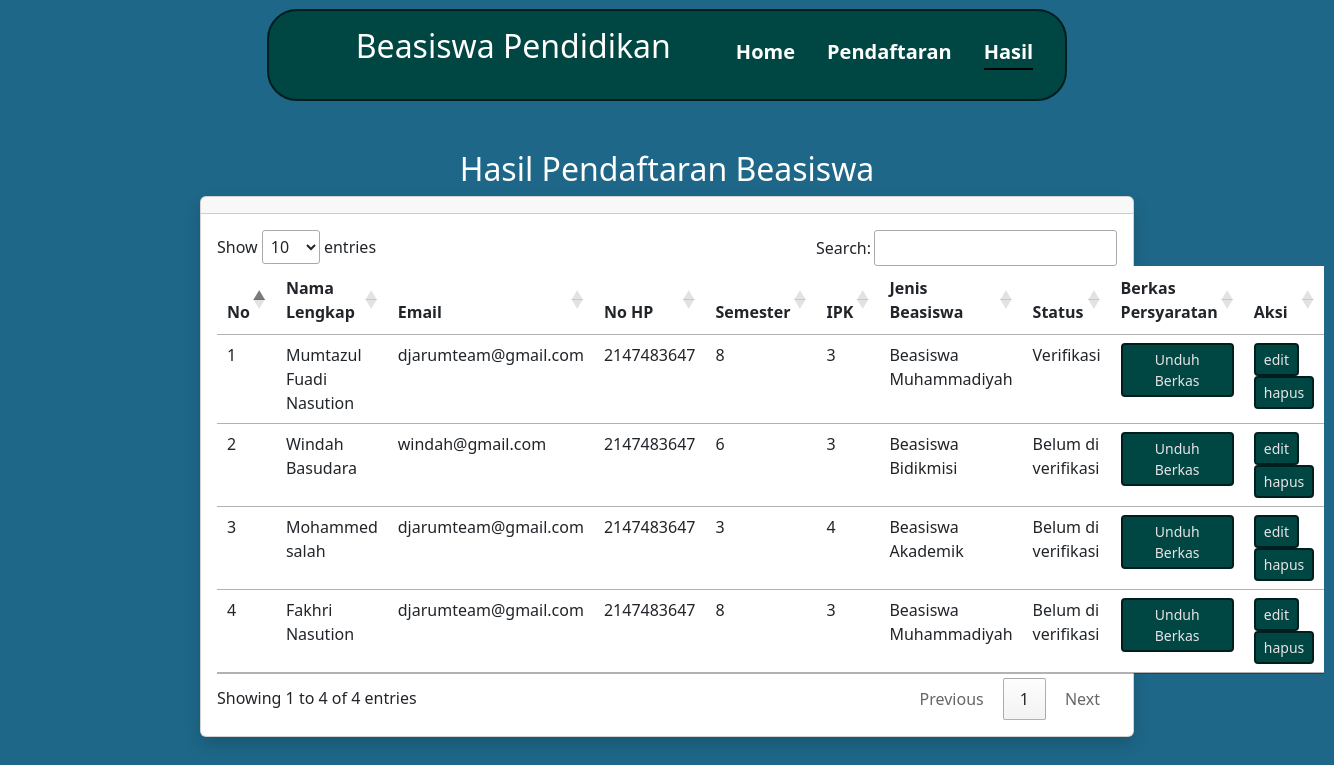
Screenshot of /hasil.php with the database file from the repository.
### tables this page shows
CREATE TABLE `pendaftaran` (
  `id` int(11) NOT NULL,
  `nama` varchar(300) NOT NULL,
  `email` varchar(300) NOT NULL,
  `nohp` int(11) NOT NULL,
  `semester` set('1','2','3','4','5','6','7','8') NOT NULL,
  `ipk` varchar(100) NOT NULL,
  `pilihan` set('Beasiswa Akademik','Beasiswa Non Akademik','Beasiswa Bidikmisi','Beasiswa Muhammadiyah') NOT NULL,
  `berkas` blob NOT NULL,
  `status` set('Belum di verifikasi','Verifikasi') NOT NULL
);

### config.php (called while the page is built, shortened)
<?php
function koneksi()
{
	$conn = mysqli_connect("localhost", "root", "", "beasiswa") or die("koneksi gagal");
	return $conn;
}
function query($query)
{
	$conn = koneksi();
	$result = mysqli_query($conn, $query);
	$rows = array();
	while ($row = mysqli_fetch_assoc($result)) {
		$rows[] = $row;
	}
	return $rows;
}
?>

### hasil.php (the view, shortened to what this page needs)
<?php
include "config.php";
?>
<!DOCTYPE html>
<html lang="en">
<head>
    <link href="https://cdn.jsdelivr.net/npm/bootstrap@5.3.0/dist/css/bootstrap.min.css" rel="stylesheet">
    <link rel="stylesheet" href="https://cdnjs.cloudflare.com/ajax/libs/font-awesome/4.7.0/css/font-awesome.min.css">
    <link rel="stylesheet" href="https://cdn.datatables.net/1.11.5/css/jquery.dataTables.min.css">
</head>
<body>
    <nav>
        <div>
            <h2>Beasiswa Pendidikan</h2>
        </div>
        <ul class="navbar-links" id="menu-links">
            <li><a href="index.php #home">Home</a></li>
            <li><a href="" data-bs-toggle="modal" data-bs-target="#daftar">Pendaftaran</a></li>
            <li><a href="hasil.php" class="active">Hasil</a></li>
        </ul>
    </nav>
    <h2 id="title">Hasil Pendaftaran Beasiswa</h2>
    <div class="card shadow">
        <div class="card-header">
        </div>
        <div class="card-body">
            <table class="table table-stripped" id="tabelhasil">
                <thead>
                    <tr>
                        <th scope="col">No</th>
                        <th scope="col">Nama Lengkap</th>
                        <th scope="col">Email</th>
                        <th scope="col">No HP</th>
                        <th scope="col">Semester</th>
                        <th scope="col">IPK</th>
                        <th scope="col">Jenis Beasiswa</th>
                        <th scope="col">Status</th>
                        <th scope="col">Berkas Persyaratan</th>
                        <th scope="col">Aksi</th>
                    </tr>
                </thead>
                <tbody>
                    <?php
                    $no = 1;
                    $beasiswa = query("SELECT * FROM pendaftaran ORDER BY id DESC");
                    foreach ($beasiswa as $row) :
                    ?>
                        <tr>
                            <td><?php echo $no++ ?></td>
                            <td><?php echo $row["nama"]; ?></td>
                            <td><?php echo $row["email"]; ?></td>
                            <td><?php echo $row["nohp"]; ?></td>
                            <td><?php echo $row["semester"]; ?></td>
                            <td><?php echo $row["ipk"]; ?></td>
                            <td><?php echo $row["pilihan"]; ?></td>
                            <td><?php echo $row["status"]; ?></td>
                            <td><a href="img/<?php echo $row["berkas"]; ?>" class="btn btn-sm" download>Unduh Berkas</a></td>
                            <td>
                                <a href="edit.php?id=<?php echo $row['id']; ?>" class="btn btn-sm">edit</a>
                                <a href="hapus.php?id=<?php echo $row['id']; ?>" class="btn btn-sm" onclick="return confirm('Anda yakin akan menghapus data ini?')">hapus</a>
                            </td>
                        </tr>
                    <?php
                    endforeach; ?>
                </tbody>
            </table>
        </div>
    </div>
</body>
</html>

### hasil.php (style rules this page uses)
html body { background-color: #1e6788; }
#title { color: #fffffe; display: flex; justify-content: center; margin-top: 150px; }
nav { background-color: #004643; display: flex; padding: 1rem 2rem; justify-content: space-between; position: fixed; top: 1%; left: 20%; right: 20%; border-radius: 30px; z-index: 2; border: 2px solid #001e1d; }
nav ul { display: flex; align-items: center; gap: 2rem; list-style: none; margin-top: 10px; }
nav ul li a { text-decoration: none; color: #fffffe; font-weight: 600; padding: 3px 0; transition: all; transition-duration: 300ms; font-size: 20px; }
nav ul li a.active { border-bottom: 2px solid black; }
nav div h2 { display: flex; align-items: center; gap: 5px; color: #fffffe; }
.table a { background-color: #004643; color: #e8e4e6; border: 2px solid #001e1d; }
.card { z-index: 1; margin-bottom: 200px; margin-left: 200px; margin-right: 200px; }

### rows the page displays
pendaftaran: nama "Mumtazul Fuadi Nasution", email "djarumteam@gmail.com", nohp "2147483647", semester "8", ipk "3", pilihan "Beasiswa Muhammadiyah", status "Verifikasi"
pendaftaran: nama "Windah Basudara", email "windah@gmail.com", nohp "2147483647", semester "6", ipk "3", pilihan "Beasiswa Bidikmisi", status "Belum di verifikasi"
pendaftaran: nama "Mohammed salah", email "djarumteam@gmail.com", nohp "2147483647", semester "3", ipk "4", pilihan "Beasiswa Akademik", status "Belum di verifikasi"
pendaftaran: nama "Fakhri Nasution", email "djarumteam@gmail.com", nohp "2147483647", semester "8", ipk "3", pilihan "Beasiswa Muhammadiyah", status "Belum di verifikasi"
